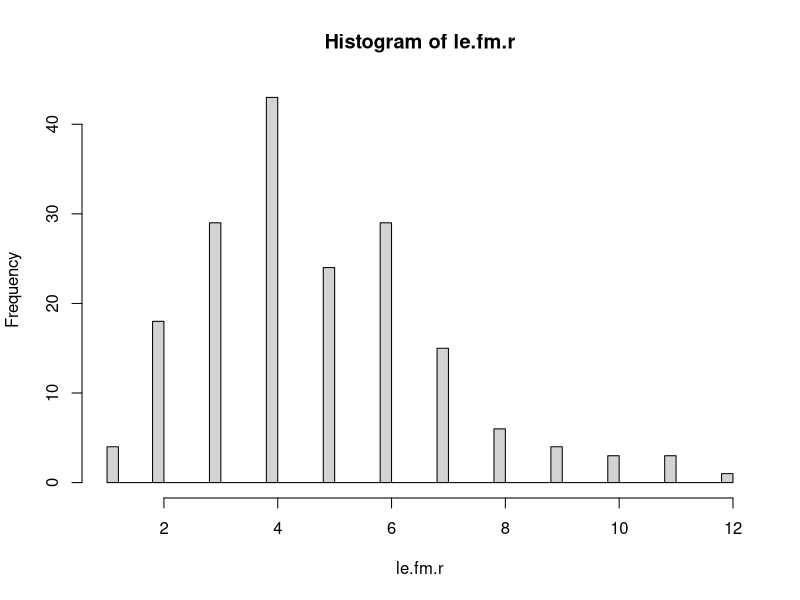
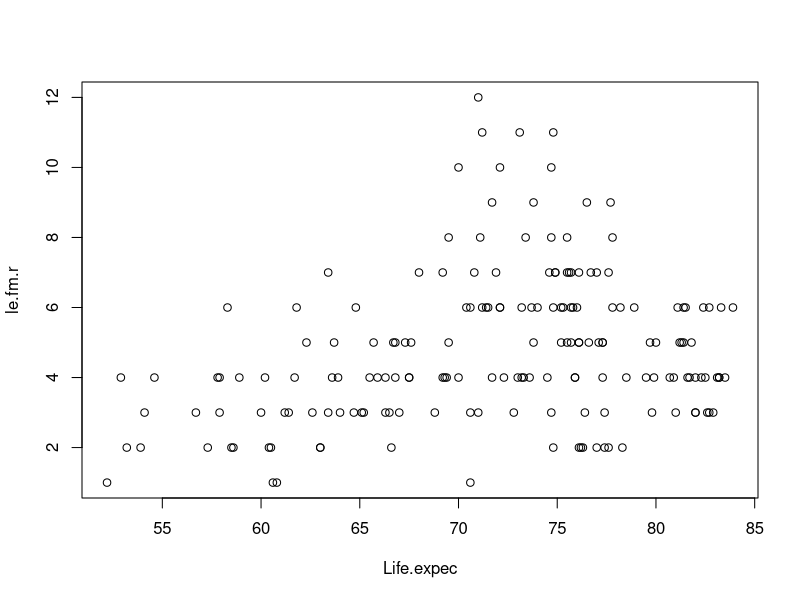
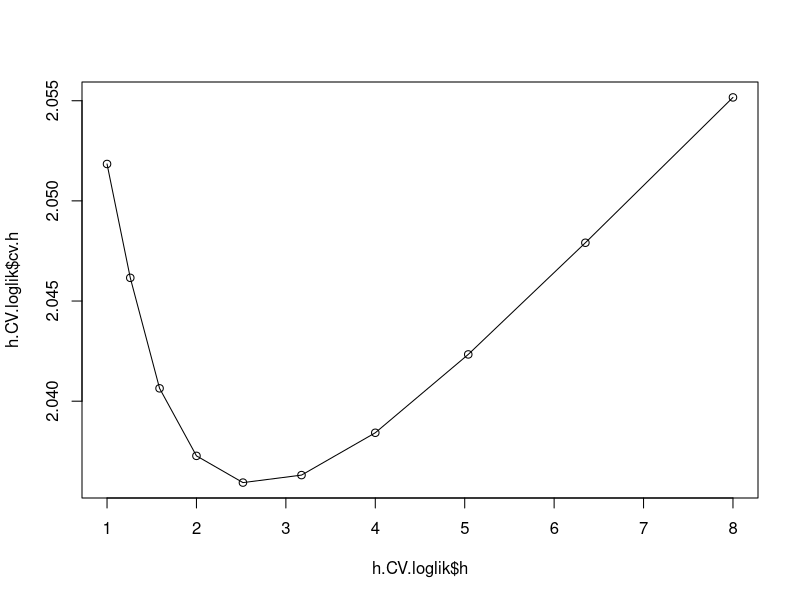
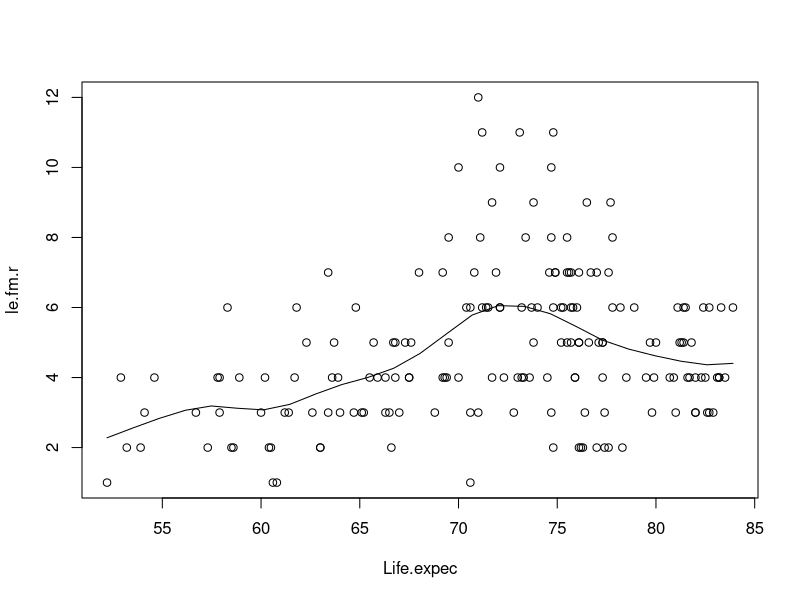

Here is the R script that generated these plots, in order:
## ---- chunk 1
h.cv.sm.poisson <- function(x,y,rg.h=NULL,l.h=10,method=loglik.CV){
   cv.h <- numeric(l.h)
   if (is.null(rg.h)){
      hh <- c(h.select(x,y,method="cv", family="poisson"),
              h.select(x,y,method="aicc", family="poisson"))
      rg.h <- range(hh)*c(1/1.1, 1.5)
   }
   i <- 0
   gr.h <- exp( seq(log(rg.h[1]), log(rg.h[2]), l=l.h))
   for (h in gr.h){
      i <- i+1
      cv.h[i] <- method(x,y,h)
   }
   return(list(h = gr.h,
               cv.h = cv.h,
               h.cv = gr.h[which.min(cv.h)]))
}

# method loglik.CV: leave-one-out log-likelihood
loglik.CV <- function(x,y,h){
  n <- length(x)
  loglik_values <- numeric(n)
  for (i in 1:n) {
    pred <- sm.poisson(x = x[-i], y = y[-i], h = h, eval.points = x[i], display = "none")$estimate
    loglik_values[i] <- log(dpois(y[i], lambda = pred))
  }
  return(-sum(loglik_values) / n)
}

# ORIGINAL method
# method loglik.CV: leave-one-out log-likelihood 
# loglik.CV <- function(x,y,h){
#   n <- length(x)
#   pred <- sapply(1:n, 
#       function(i,x,y,h){
#          sm.binomial(x=x[-i],y=y[-i],h=h,eval.points=x[i],display="none")$estimate
#       },   x,y,h)
#   return(-sum( y*log(pred/(1-pred)) + log(1-pred) )/n)
# }
## ---- chunk 2
library(sm)
## ---- chunk 3
countries<-read.csv2(file="./HDI.2017.subset.csv",row.names = 1)
attach(countries)
head(countries)
## ---- chunk 4
le.fm.r <- round(le.fm)
hist(le.fm.r,br=40)
## ---- chunk 5
plot(Life.expec,le.fm.r)
## ---- chunk 6
# using h.CV.loglik
h.CV.loglik <- h.cv.sm.poisson(Life.expec, le.fm.r, rg.h=c(1,8),method=loglik.CV)
plot(h.CV.loglik$h,h.CV.loglik$cv.h)
lines(h.CV.loglik$h,h.CV.loglik$cv.h)
## ---- chunk 7
library(sm)
sm.poisson(Life.expec,le.fm.r,h=h.CV.loglik$cv.h,col=1)
